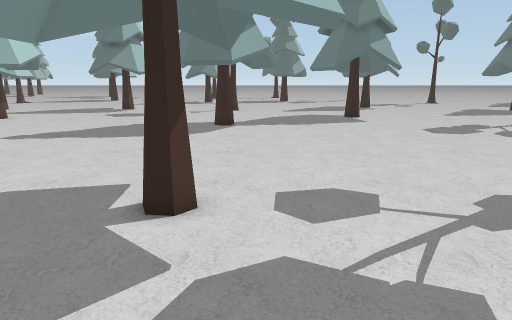
view 1 (above)

24 first-person views from a walk through a Unity game level. The camera is 1.2 m above the floor, tilts 12° down and sees 70° across. The floor is counted in squares, 0.5 m on a side. Each view is taken from the middle of a square. On the plan, view 1 faces up. The plan holds only what a view shows up to about 20 squares ahead; the rest is blank. The place goes on beyond the plan. Some animated figures are left out. Some surface patterns are stand-ins.

view 2
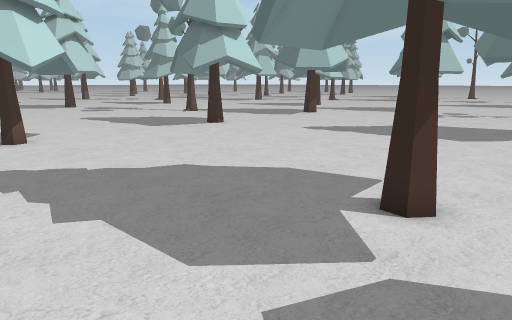

view 3
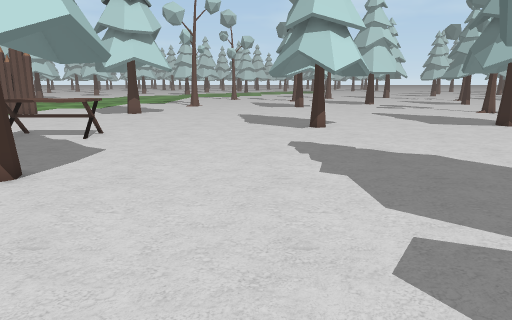

view 4
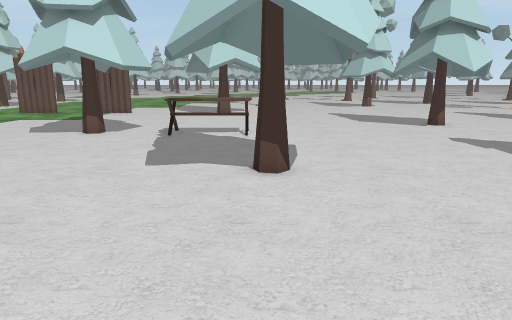

view 5
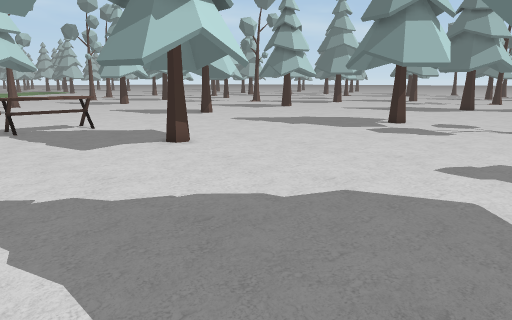

view 6
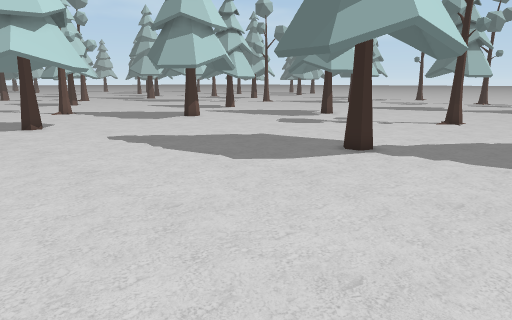

view 7
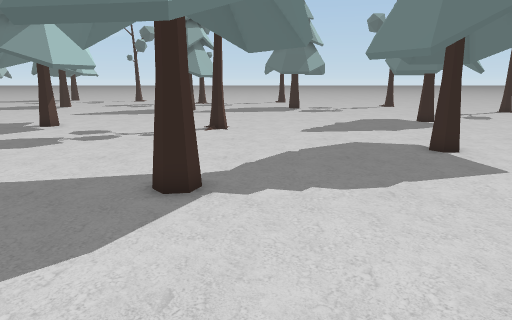

view 8
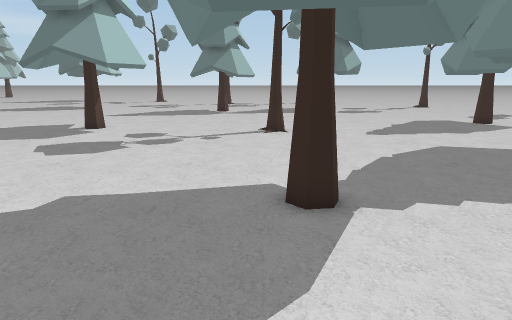

view 9
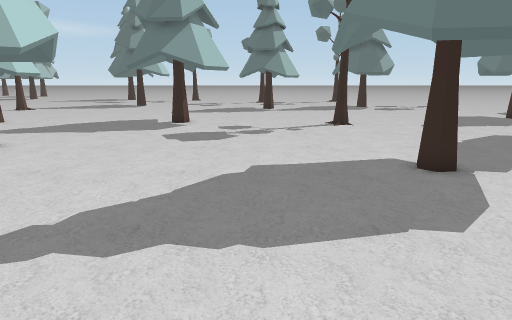

view 10
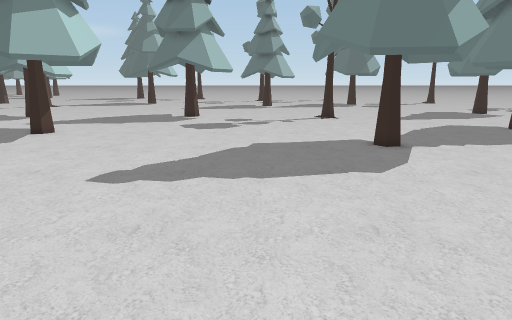

view 11
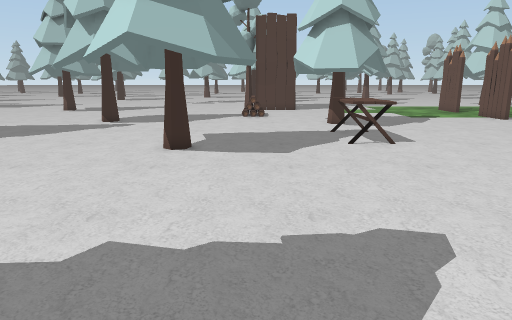

view 12
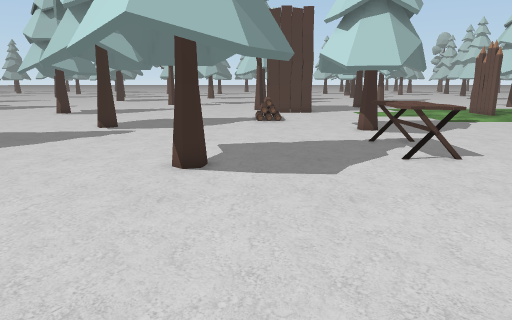

view 13
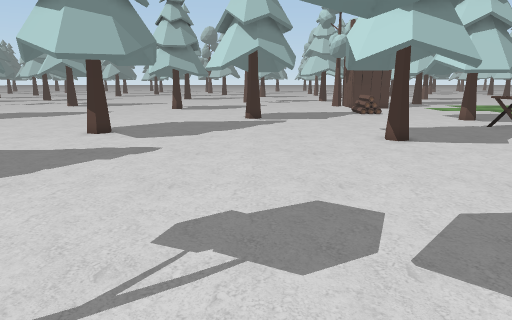

view 14
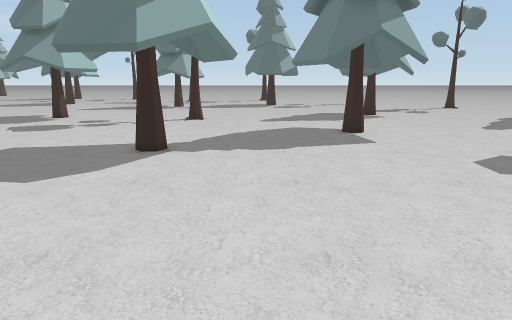

view 15
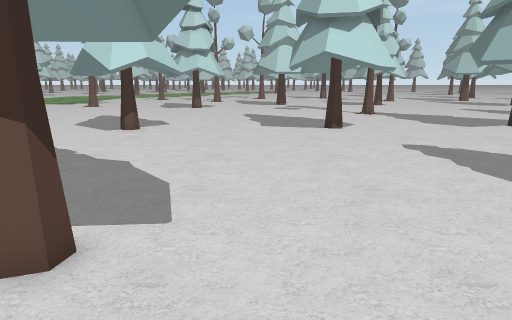

view 16
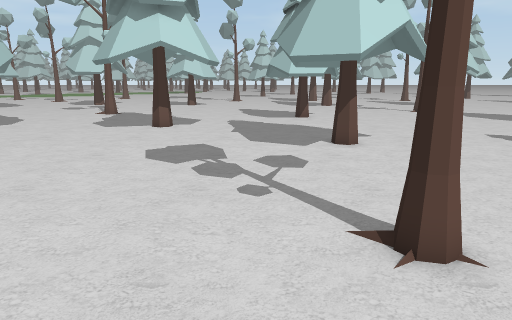

view 17
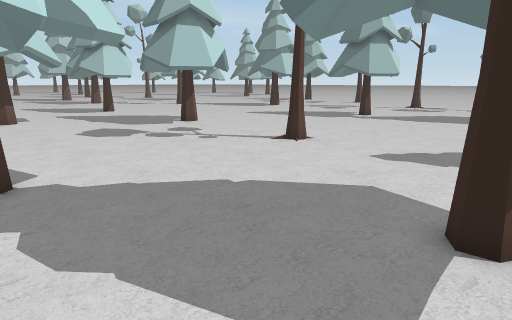

view 18
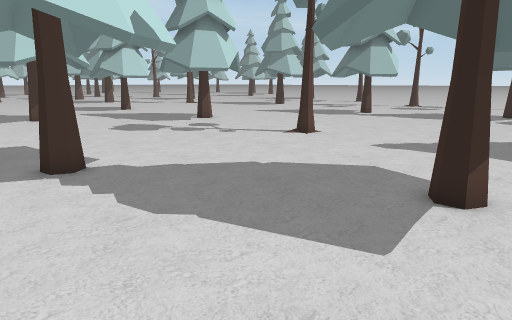

view 19
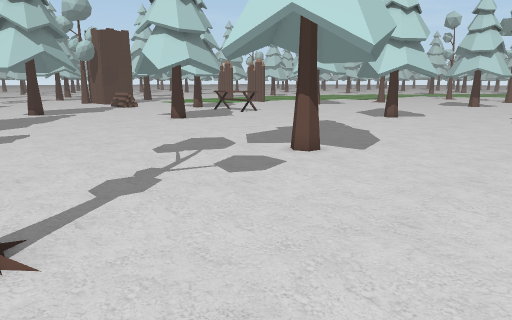

view 20
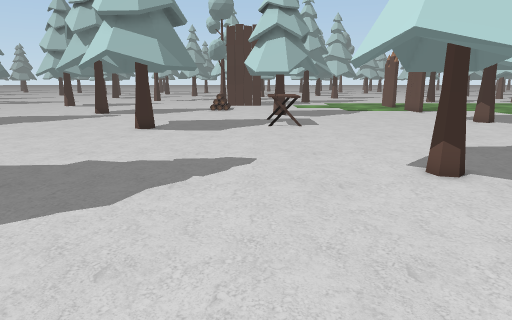

view 21
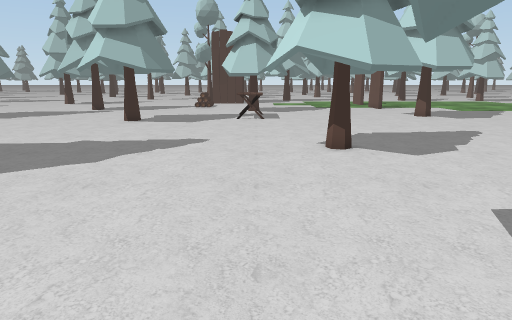

view 22
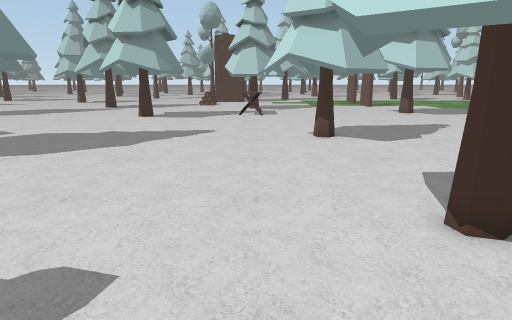

view 23
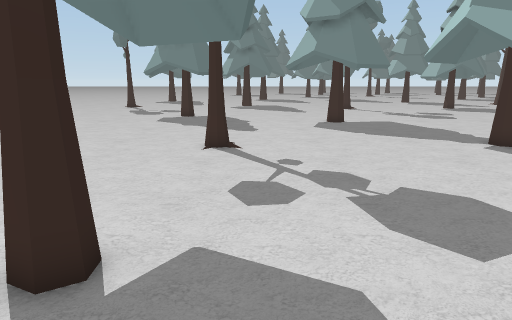

view 24
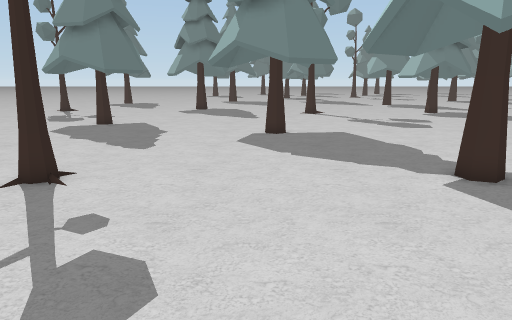

### Floor plan
Key: @ floor where view 1 was taken; # wall or solid block; . floor; = window, fence, low wall or low ledge; O other object.
Columns run from 17 left of view 1 to 9 right of it. Each row starts with its distance up from view 1.
 35    O.....................OO
 34 .. O.OO.O................OO
 33 .. O.OO.O......O...........
 32 ...OO..OO......O...........
 31 ....O.OO...................
 30 ...........................
 29 .......................OOO
 28 OO.......................OO
 27 .O.........................
 26 .....................O.OO..
 25 O....................OO...O
 24 O................O...OO...O
 23 ..O.........OO...OO........
 22 OO.............O..O........
 21 ...............OO..........
 20 ...........................
 19 .............OO............
 18 ..............OOO..........
 17 OOO........................
 16  OOO.......................
 15 O=OO.......................
 14 OO.O.......................
 13 ..O........................
 12 .OO........................
 11 ..........................
 10 ................O.........
  9 .........................OO
  8 ............OO............
  7 ............OO.OO.........
  6 OOO.........OO.O..O.......
  5 OOOO.........O...OO......
  4  O.OO...........OO.......
  3  O.O.....................
  2 O.O......................
  1 OOO......................
  0 .................@........
 -1 ..........................
 -2 ...........................
 -3 ...........................
 -4 ..........OOO.O............
 -5 .........OO...O............
 -6 .........OO O...........OOO
 -7 ....OO...OO O..........O...
 -8 ....OO........O...........O
 -9 ....OO.....OOOO..........OO
-10 ....OO....................
-11 ....OO.................OOO
-12 ....OO...................O
-13 ...OOOO.................
-14 ....  O.........O...O..
-15 .OO.OO.O........O...O .. .
-16   O   OO.....  ...#O.O..

Positions as (right, up) in squares from view 1, and headings:
1: (0, 0), facing up
2: (1, 0), facing up-left
3: (4, 0), facing left
4: (5, -7), facing left
5: (8, -15), facing up-left
6: (5, 9), facing up-left
7: (0, 13), facing up
8: (-3, 14), facing up
9: (-7, 11), facing up
10: (-7, 7), facing up
11: (-8, 7), facing down
12: (-7, 4), facing down
13: (1, 9), facing down
14: (2, 8), facing up
15: (3, 10), facing left
16: (3, 30), facing left
17: (8, 20), facing up-left
18: (9, 18), facing up-left
19: (9, 15), facing down-left
20: (-11, 13), facing down
21: (-13, 17), facing down
22: (-13, 20), facing down
23: (-16, 31), facing right
24: (-11, 27), facing right
